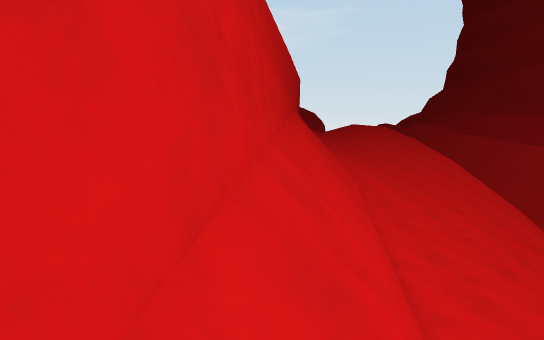
view 1 (above)

20 first-person views from a walk through a Unity game level. The camera is 1.2 m above the floor, tilts 8° down and sees 80° across. The floor is counted in squares, 1 m on a side. Each view is taken from the middle of a square. On the plan, view 1 faces up. The plan holds only what a view shows up to about 14 squares ahead; the rest is blank. The place goes on beyond the plan. The player is left out.

view 2
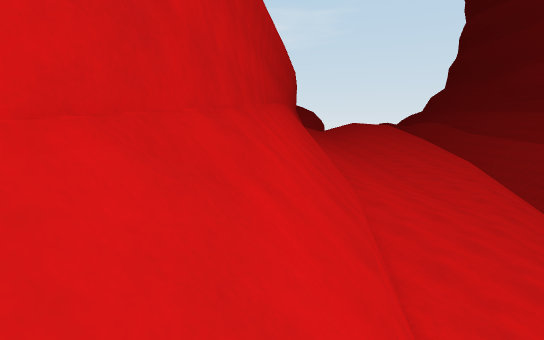

view 3
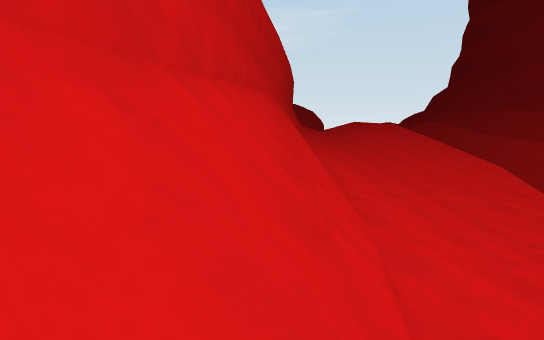

view 4
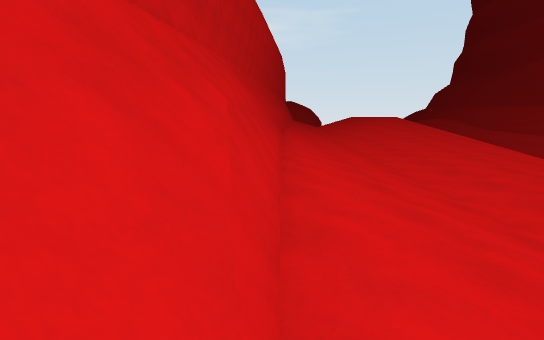

view 5
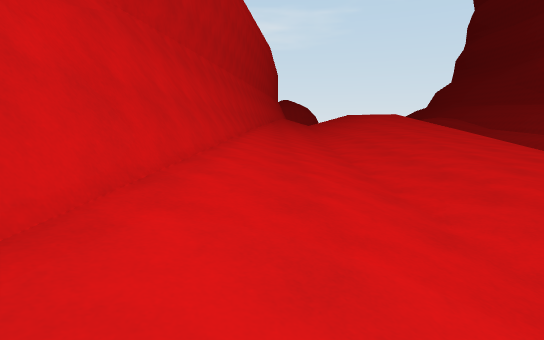

view 6
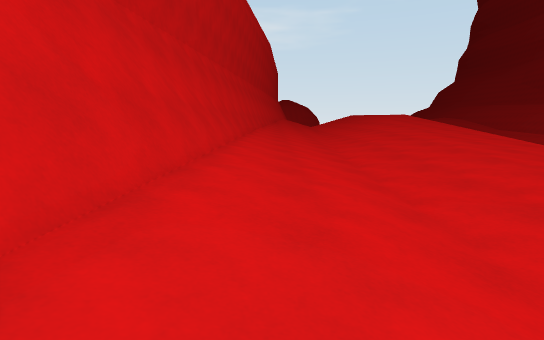

view 7
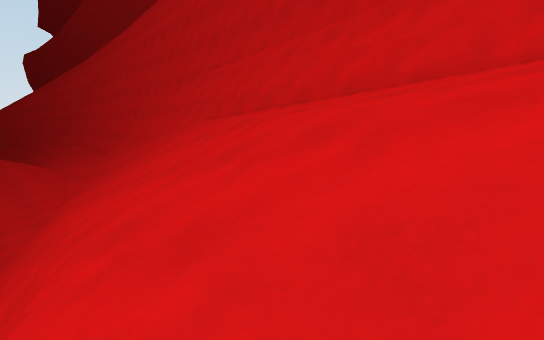

view 8
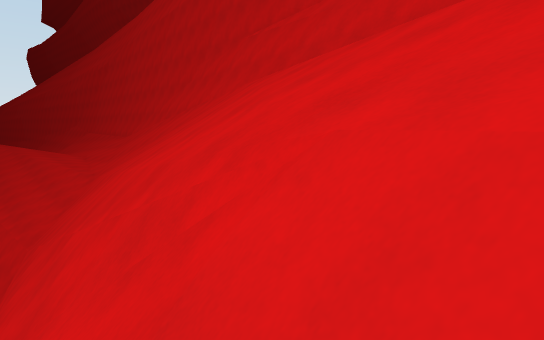

view 9
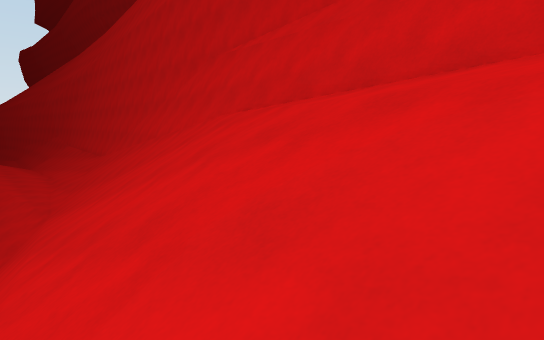

view 10
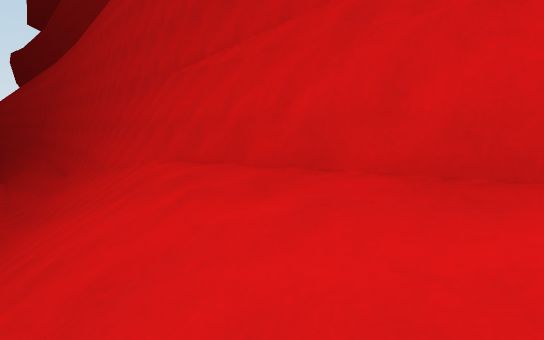

view 11
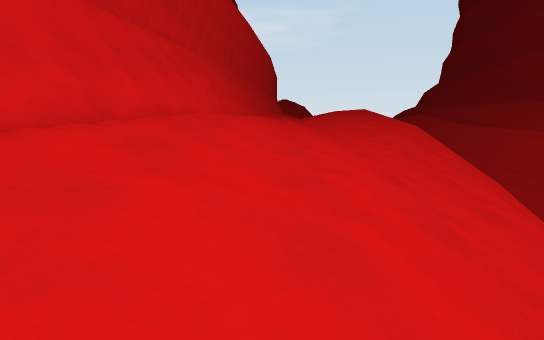

view 12
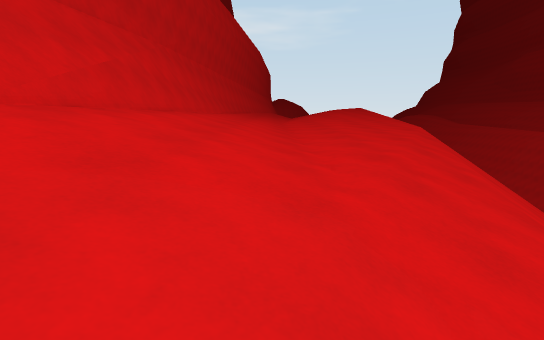

view 13
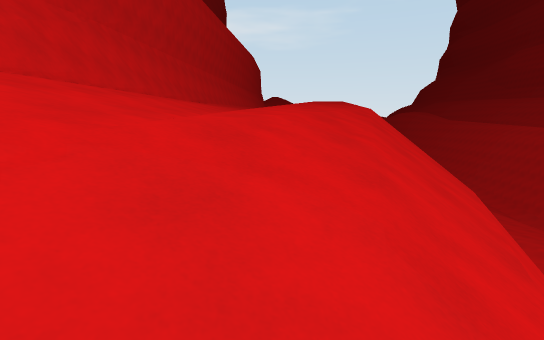

view 14
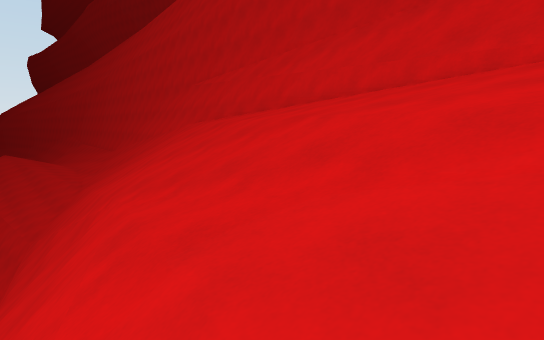

view 15
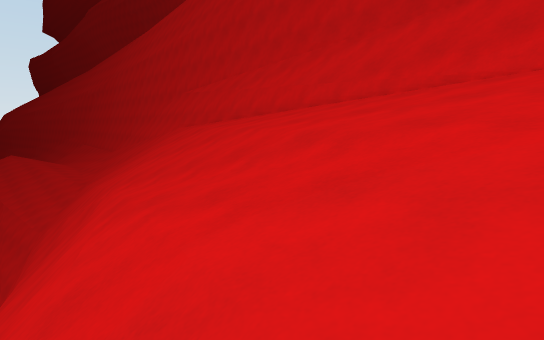

view 16
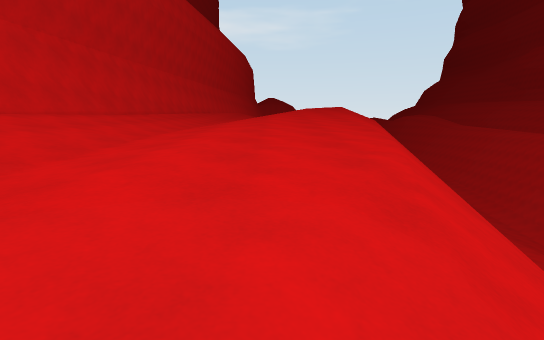

view 17
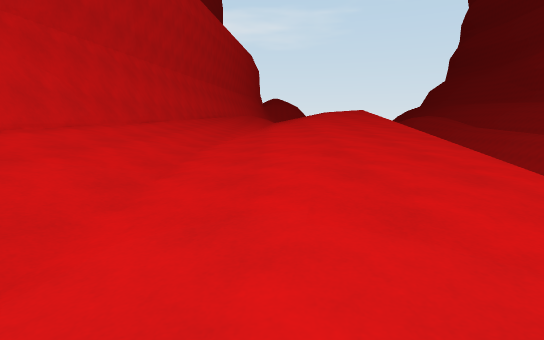

view 18
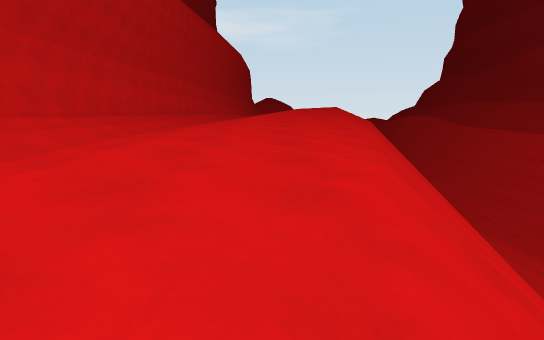

view 19
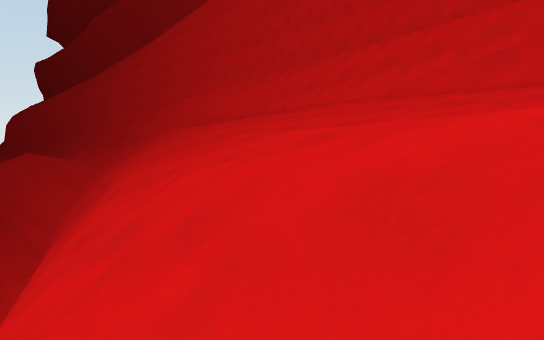

view 20
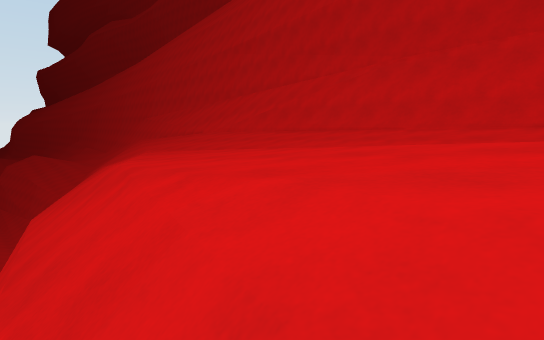

### Floor plan
Key: @ floor where view 1 was taken; # wall or solid block; . main floor; : floor 0.25 m higher than the main floor; - floor 0.5 m lower than the main floor; + floor 0.75 m higher than the main floor; _ floor 1 m lower than the main floor; < floor 1.25 m lower than the main floor; / step, stairs or slope; = window, fence, low wall or low ledge; v drop or lower ground.
Columns run from 1 left of view 1 to 19 right of it. Each row starts with its distance up from view 1.
 37      #+:.....:::::://
 36      #+:.....:::::.//
 35      #::......::...//
 34      #::..........///
 33      #:...........///
 32      #:...........//v
 31      #:...-.......//v
 30     ##:...-.......//v
 29    ###:...--.....///v
 28   ##v#:..---...--///
 27   #/v#...-_------///
 26   #/v#...-_-----///v
 25   #/v=...-__---_///v
 24   #/v=...-__-__////v
 23   #/v=..--_____////
 22   #/ =..-_____/////
 21   #/ =..-_____////v
 20   #//v..-____/////
 19   #///..-____/////
 18   #///.--___//////
 17  ##///.-____/////v
 16  ##///.-__<//////v
 15  #////.-__///////
 14  #////-___///////
 13  #///.-__<//////v
 12  #///.-__///////v
 11  #///-___///////
 10  #//v-__////////
  9  #//v___///////v
  8  #//v__<///////
  7  #/=___////////
  6  #/=__<///////
  5 ##/v__////////
  4 ##/v_<////////
  3 #//v_<////////
  2 #/#=_/////////
  1 #/==<///// =/v
  0 #@==////// =/
 -1 #/=<//////v#/
 -2 #/#<//////v#v
 -3 #v#///////vvv
 -4 #v#///////vvv
 -5 ##=///////vv
 -6 ##=///////vv
 -7  #=///////vv
 -8  #////////vv
 -9  #////////vv
-10  #////////vv
-11  #/////// vv
-12  #///////

Where each view was taken, in squares from view 1:
view 1: 0 up, 0 right, facing up
view 2: 4 up, 1 right, facing up
view 3: 9 up, 2 right, facing up
view 4: 15 up, 4 right, facing up
view 5: 20 up, 6 right, facing up
view 6: 23 up, 6 right, facing up
view 7: 9 up, 10 right, facing down-left
view 8: 6 up, 11 right, facing down-left
view 9: 4 up, 8 right, facing down-left
view 10: 3 up, 5 right, facing down-left
view 11: 6 up, 6 right, facing up
view 12: 11 up, 8 right, facing up
view 13: 12 up, 11 right, facing up
view 14: 13 up, 12 right, facing down-left
view 15: 16 up, 13 right, facing down-left
view 16: 21 up, 13 right, facing up
view 17: 23 up, 11 right, facing up
view 18: 23 up, 14 right, facing up
view 19: 23 up, 16 right, facing down-left
view 20: 37 up, 19 right, facing down-left
